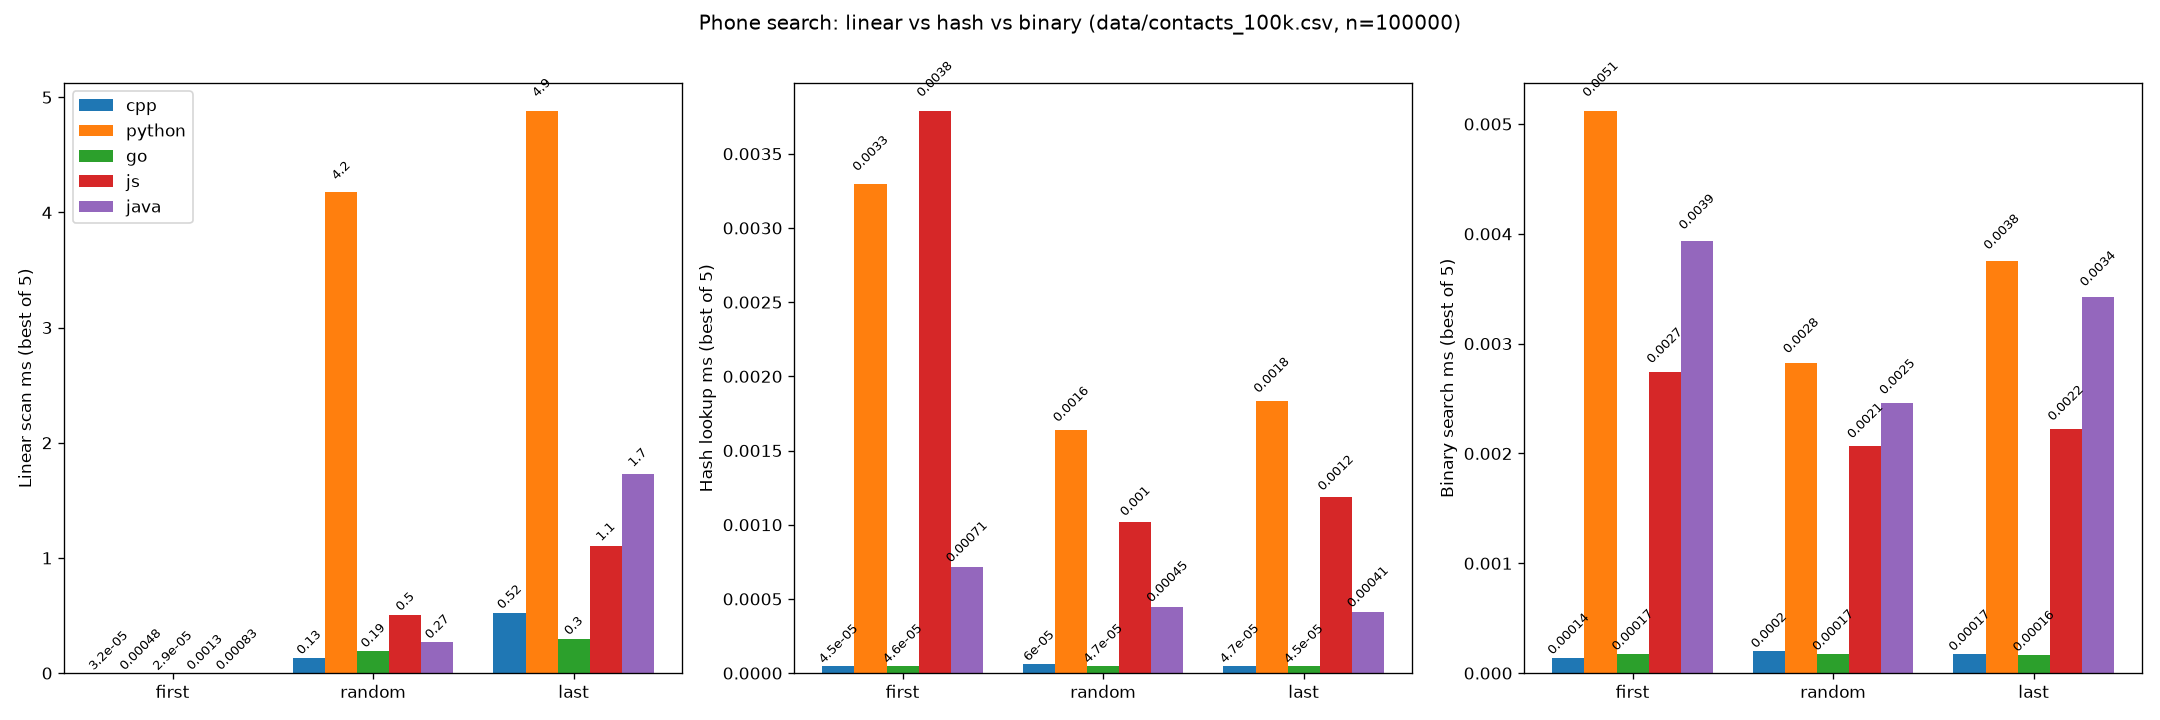

This figure's Python source:
#!/usr/bin/env python3
"""Grouped bar chart from benchmark/results.csv (best of 5 runs per cell).

Each language writes `ms` in its own float format (C++ setprecision(17),
Python repr, Go %g, JS double, Java Double.toString) — all are parsed with
a defensive float() that strips whitespace and skips bad rows with a
warning instead of crashing. Units are milliseconds in every language.

Usage:
    python3 benchmark/plot.py benchmark/results.csv benchmark/plot.png
"""

import argparse
import csv
import os
import sys

LANG_ORDER = ["cpp", "python", "go", "js", "java"]
CASE_ORDER = ["first", "middle", "random", "last", "miss"]
ALGO_ORDER = ["linear", "hash", "binary"]
GROUPS = [(c, a) for c in CASE_ORDER for a in ALGO_ORDER]
# For overview plots that still want the classic 3-case view
CASE_ORDER_CLASSIC = ["first", "random", "last"]


def parse_ms(raw, rowno):
    """Parse one ms cell from any of the 5 languages. Returns None if bad."""
    if raw is None:
        print(f"warn: row {rowno}: empty ms, skipped", file=sys.stderr)
        return None
    s = raw.strip().strip('"').strip()
    if not s:
        print(f"warn: row {rowno}: empty ms, skipped", file=sys.stderr)
        return None
    try:
        v = float(s)  # handles 0.005, 9.7e-05, 5.7e-05, 0.000318 alike
    except ValueError:
        print(f"warn: row {rowno}: unparsable ms {raw!r}, skipped", file=sys.stderr)
        return None
    if v != v or v in (float("inf"), float("-inf")):  # NaN / Inf
        print(f"warn: row {rowno}: non-finite ms {raw!r}, skipped", file=sys.stderr)
        return None
    if v < 0:
        print(f"warn: row {rowno}: negative ms {raw!r}, skipped", file=sys.stderr)
        return None
    return v


def load_best(path, n_filter=None):
    """Return (best[(lang, case, algo)], meta). best = min of runs.

    If n_filter is set, only rows with n == n_filter are considered.
    """
    best = {}
    skipped = 0
    dataset = "?"
    n = "?"
    with open(path, "r", encoding="utf-8", newline="") as f:
        reader = csv.DictReader(f)
        for rowno, row in enumerate(reader, start=2):
            try:
                lang = (row.get("language") or "").strip()
                case = (row.get("case") or "").strip()
                algo = (row.get("algo") or "").strip()
            except AttributeError:
                skipped += 1
                continue
            if lang not in LANG_ORDER or case not in CASE_ORDER or algo not in ALGO_ORDER:
                skipped += 1
                continue
            if n_filter is not None:
                try:
                    row_n = int((row.get("n") or "").strip())
                except ValueError:
                    skipped += 1
                    continue
                if row_n != n_filter:
                    continue
            v = parse_ms(row.get("ms"), rowno)
            if v is None:
                skipped += 1
                continue
            key = (lang, case, algo)
            if key not in best or v < best[key]:
                best[key] = v
            if dataset == "?":
                dataset = (row.get("dataset") or "?").strip()
                n = (row.get("n") or "?").strip()
    if skipped:
        print(f"warn: skipped {skipped} row(s)", file=sys.stderr)
    return best, dataset, n


def plot_line(input_path, output_path, case="last"):
    """Line chart: best-of-5 ms vs n, one line per language, per algo panel.

    Reads a multi-size results.csv (produced by `make run-benchmark-sizes`),
    groups best-of-5 by (lang, algo, case, n), and plots the runtime growth
    curves of all 5 languages overlaid on one graph (log-log so 50..1M fits).
    Defaults to the `last` case (index n-1, same position in every language,
    worst case for linear search) so the O(n) slope is visible.
    """
    import matplotlib

    matplotlib.use("Agg")
    import matplotlib.pyplot as plt

    best = {}  # (lang, algo, case, n) -> best ms
    with open(input_path, "r", encoding="utf-8", newline="") as f:
        for rowno, row in enumerate(csv.DictReader(f), start=2):
            lang = (row.get("language") or "").strip()
            algo = (row.get("algo") or "").strip()
            c = (row.get("case") or "").strip()
            try:
                n = int((row.get("n") or "").strip())
            except ValueError:
                continue
            if lang not in LANG_ORDER or algo not in ALGO_ORDER or c not in CASE_ORDER:
                continue
            v = parse_ms(row.get("ms"), rowno)
            if v is None:
                continue
            key = (lang, algo, c, n)
            if key not in best or v < best[key]:
                best[key] = v

    ns = sorted({n for (_, _, _, n) in best})
    if not ns:
        print("error: no plottable rows found", file=sys.stderr)
        return 1

    fig, axes = plt.subplots(1, 3, figsize=(18, 6))
    for ax, algo in zip(axes, ALGO_ORDER):
        for lang in LANG_ORDER:
            ys = [best.get((lang, algo, case, n), float("nan")) for n in ns]
            ax.plot(ns, ys, marker="o", label=lang)
        ax.set_xscale("log")
        ax.set_yscale("log")
        ax.set_xlabel("n (rows)")
        ax.set_ylabel("best-of-5 ms")
        ax.set_title(f"{algo} lookup ({case} position)")
        ax.grid(True, which="both", alpha=0.3)
    axes[0].legend()
    fig.suptitle("Runtime vs dataset size, all 5 languages")
    fig.tight_layout()
    fig.savefig(output_path, dpi=120)
    print(f"Wrote {output_path} ({len(ns)} sizes, {len(best)} cells).")
    return 0


def plot_unified(input_path, output_path):
    """Per-language line charts: one PNG per language, every algo x every case.

    5 charts (cpp/python/go/js/java), each with 15 series (3 algos x 5
    cases: first/middle/random/last/miss) of best-of-5 ms vs n on log-log axes, so each
    PNG shows every algo time on every case for that language. Color =
    algo, linestyle = case (first solid, middle dashdot, random dashed, last dotted, miss solid+marker).
    Log-log is required, not cosmetic: n spans 50..1M and linear-scan ms
    vs hash/binary us differ ~1000x, so linear axes would hide both the
    growth slope and the gap. Reads the multi-size results.csv from
    `make run-benchmark-sizes`. `output_path` is the cpp chart; the rest
    are named `plot-unified-<lang>.png`.
    """
    import matplotlib

    matplotlib.use("Agg")
    import matplotlib.pyplot as plt

    best = {}  # (lang, algo, case, nn) -> best ms
    with open(input_path, "r", encoding="utf-8", newline="") as f:
        for rowno, row in enumerate(csv.DictReader(f), start=2):
            lang = (row.get("language") or "").strip()
            algo = (row.get("algo") or "").strip()
            c = (row.get("case") or "").strip()
            if lang not in LANG_ORDER or algo not in ALGO_ORDER or c not in CASE_ORDER:
                continue
            try:
                nn = int((row.get("n") or "").strip())
            except ValueError:
                continue
            v = parse_ms(row.get("ms"), rowno)
            if v is None:
                continue
            key = (lang, algo, c, nn)
            if key not in best or v < best[key]:
                best[key] = v

    if not best:
        print("error: no plottable rows found", file=sys.stderr)
        return 1
    ns = sorted({nn for (_, _, _, nn) in best})

    algo_colors = {"linear": "tab:blue", "hash": "tab:orange", "binary": "tab:green"}
    case_styles = {"first": "-", "middle": "-.", "random": "--", "last": ":", "miss": "-"}
    out_dir = os.path.dirname(output_path) or "."
    stem = os.path.splitext(os.path.basename(output_path))[0]
    # `plot-unified-cpp.png` -> base `plot-unified`; bare `plot-unified`
    # stays as-is. One chart per language either way.
    base = stem[:-len("-cpp")] if stem.endswith("-cpp") else stem
    for lang in LANG_ORDER:
        fig, ax = plt.subplots(figsize=(10, 6))
        n_cells = 0
        for algo in ALGO_ORDER:
            for c in CASE_ORDER:
                ys = [best.get((lang, algo, c, n), float("nan")) for n in ns]
                # clamp 0 -> NaN for log scale (timer can return 0 on tiny n)
                ys = [float("nan") if y == 0 else y for y in ys]
                n_cells += sum(1 for y in ys if y == y)
                ax.plot(ns, ys, marker="o", markersize=4,
                        color=algo_colors[algo], linestyle=case_styles[c],
                        label=f"{algo}-{c}")
        if n_cells == 0:
            plt.close(fig)
            print(f"skip {lang}: no data", file=sys.stderr)
            continue
        ax.set_xscale("log")
        ax.set_yscale("log")
        ax.set_xlabel("n (rows)")
        ax.set_ylabel("best-of-5 ms (log scale)")
        ax.set_title(f"{lang}: every algo on every case vs n")
        ax.grid(True, which="both", alpha=0.3)
        ax.legend(title="algo-case", fontsize=7, ncol=3)
        fig.tight_layout()
        lang_path = os.path.join(out_dir, f"{base}-{lang}.png")
        fig.savefig(lang_path, dpi=120)
        plt.close(fig)
        print(f"Wrote {lang_path} ({lang}, {len(ns)} sizes, {n_cells} cells).")
    return 0


def plot_per_algo_cases(input_path, output_path):
    """Per-language grouped bars: x=algo, 3 bars best/avg/worst per algo.

    For each (lang, algo) at the largest n in the CSV:
      hit_cases = first/middle/random/last (all hits)
      best  = min(hit_cases)          — linear: first, hash: ~any, binary: middle
      worst = max(hit_cases + [miss]) — linear: miss/last, hash/binary: miss
      avg   = mean(hit_cases)         — linear ~n/2, hash/binary ~constant
    Log y scale is required: linear worst (ms) vs hash best (us) differ ~1000x.
    One PNG per language (5 total), 9 bars each (3 algos x 3 stats).
    """
    import matplotlib

    matplotlib.use("Agg")
    import matplotlib.pyplot as plt
    import math

    best = {}  # (lang, algo, case, nn) -> best ms
    with open(input_path, "r", encoding="utf-8", newline="") as f:
        for rowno, row in enumerate(csv.DictReader(f), start=2):
            lang = (row.get("language") or "").strip()
            algo = (row.get("algo") or "").strip()
            c = (row.get("case") or "").strip()
            if lang not in LANG_ORDER or algo not in ALGO_ORDER or c not in CASE_ORDER:
                continue
            try:
                nn = int((row.get("n") or "").strip())
            except ValueError:
                continue
            v = parse_ms(row.get("ms"), rowno)
            if v is None:
                continue
            key = (lang, algo, c, nn)
            if key not in best or v < best[key]:
                best[key] = v

    if not best:
        print("error: no plottable rows found", file=sys.stderr)
        return 1
    ns = sorted({nn for (_, _, _, nn) in best})
    n_max = ns[-1]
    hit_cases = ["first", "middle", "random", "last"]

    out_dir = os.path.dirname(output_path) or "."
    stem = os.path.splitext(os.path.basename(output_path))[0]
    base = stem[:-len("-cpp")] if stem.endswith("-cpp") else stem
    # also handle -python etc if user passes non-cpp
    for suffix in ["-python", "-go", "-js", "-java"]:
        if base.endswith(suffix):
            base = base[:-len(suffix)]
            break

    for lang in LANG_ORDER:
        # compute best/avg/worst per algo at n_max
        stats = {}  # algo -> (best, avg, worst)
        for algo in ALGO_ORDER:
            hit_vals = [best.get((lang, algo, c, n_max)) for c in hit_cases]
            hit_vals = [v for v in hit_vals if v is not None and v == v]
            miss_val = best.get((lang, algo, "miss", n_max))
            if not hit_vals:
                continue
            b = min(hit_vals)
            # worst includes miss if present
            worst_candidates = hit_vals + ([miss_val] if miss_val is not None and miss_val == miss_val else [])
            w = max(worst_candidates)
            a = sum(hit_vals) / len(hit_vals)
            stats[algo] = (b, a, w)

        if not stats:
            print(f"warn: no data for {lang} at n={n_max}, skipped", file=sys.stderr)
            continue

        # clamp 0 -> small epsilon for log scale
        for algo in list(stats.keys()):
            b, a, w = stats[algo]
            stats[algo] = (b if b > 0 else 1e-6, a if a > 0 else 1e-6, w if w > 0 else 1e-6)

        fig, ax = plt.subplots(figsize=(10, 6))
        x = range(len(ALGO_ORDER))
        width = 0.22
        colors = {"best": "tab:green", "avg": "tab:blue", "worst": "tab:red"}
        for i, label in enumerate(["best", "avg", "worst"]):
            vals = []
            for algo in ALGO_ORDER:
                if algo in stats:
                    vals.append(stats[algo][i])
                else:
                    vals.append(float("nan"))
            offs = [p + (i - 1) * width for p in x]
            bars = ax.bar(offs, vals, width=width, label=label, color=colors[label])
            for b, v in zip(bars, vals):
                if v == v and v > 0:
                    # place label slightly above bar; use log-aware offset
                    ax.text(b.get_x() + b.get_width() / 2, v * 1.08, f"{v:.2g}",
                            ha="center", va="bottom", fontsize=8, rotation=0)

        ax.set_xticks(list(x))
        ax.set_xticklabels(ALGO_ORDER)
        ax.set_yscale("log")
        ax.set_ylabel("best-of-5 ms (log scale)")
        ax.set_title(f"{lang}: best / avg / worst per algo (n={n_max})")
        ax.legend(title="case stat")
        ax.grid(True, which="both", axis="y", alpha=0.3)
        # annotate n and hit definition
        ax.text(0.02, 0.98, f"best=min(hit)  avg=mean(hit)  worst=max(hit,miss)\nhit=first/middle/random/last",
                transform=ax.transAxes, va="top", ha="left", fontsize=7,
                bbox=dict(boxstyle="round,pad=0.3", fc="white", alpha=0.7))
        fig.tight_layout()
        lang_path = os.path.join(out_dir, f"{base}-{lang}.png")
        fig.savefig(lang_path, dpi=120)
        plt.close(fig)
        print(f"Wrote {lang_path} ({lang}, n={n_max}, {len(stats)} algos).")
    return 0


def plot_mem(input_path, output_path):
    """Two-panel peak-memory bar chart from benchmark/mem/results.csv.

    Panel 1: profiler heap per language (Massif / tracemalloc / pprof /
    node --heap-prof / JFR-polled) — the guide's language-specific tools.
    Panel 2: kernel-measured peak process RSS (wait4/ru_maxrss) of the
    same batch program — one uniform yardstick across languages.
    x = the 6 dataset sizes (log), 5 grouped bars per size (lang colors),
    log y (Python's per-object overhead dwarfs C++ ~10-30x).
    """
    import matplotlib

    matplotlib.use("Agg")
    import matplotlib.pyplot as plt

    data = {}  # (lang, metric, n) -> MB
    with open(input_path, "r", encoding="utf-8", newline="") as f:
        for row in csv.DictReader(f):
            lang = (row.get("language") or "").strip()
            metric = (row.get("metric") or "").strip()
            try:
                n = int((row.get("n") or "").strip())
                mb = float((row.get("mb") or "").strip())
            except ValueError:
                continue
            if lang not in LANG_ORDER or metric not in ("profiler_heap", "peak_rss"):
                continue
            data[(lang, metric, n)] = mb

    if not data:
        print("error: no plottable rows found", file=sys.stderr)
        return 1
    ns = sorted({n for (_, _, n) in data})

    cycle = plt.rcParams["axes.prop_cycle"].by_key()["color"]
    lang_color = {lang: cycle[i % len(cycle)] for i, lang in enumerate(LANG_ORDER)}
    width = 0.8 / len(LANG_ORDER)

    panels = [
        ("profiler_heap", "Peak heap per language profiler (MB)"),
        ("peak_rss", "Peak process RSS, kernel wait4/ru_maxrss (MB)"),
    ]
    fig, axes = plt.subplots(1, 2, figsize=(16, 6))
    for ax, (metric, title) in zip(axes, panels):
        x = range(len(ns))
        for i, lang in enumerate(LANG_ORDER):
            vals = [data.get((lang, metric, n), float("nan")) for n in ns]
            offs = [p + (i - (len(LANG_ORDER) - 1) / 2) * width for p in x]
            bars = ax.bar(offs, vals, width=width, label=lang,
                          color=lang_color[lang])
            for b, v in zip(bars, vals):
                if v == v and v > 0:
                    ax.text(b.get_x() + b.get_width() / 2, v * 1.02, f"{v:.2g}",
                            ha="center", va="bottom", fontsize=7, rotation=45)
        ax.set_xticks(list(x))
        ax.set_xticklabels([str(n) for n in ns])
        ax.set_xlabel("n (rows)")
        ax.set_ylabel("MB (log scale)")
        ax.set_yscale("log")
        ax.set_title(title)
        ax.grid(True, which="both", axis="y", alpha=0.3)
    axes[0].legend()
    fig.suptitle("Peak memory across 5 implementations (all dataset sizes)")
    fig.tight_layout()
    fig.savefig(output_path, dpi=120)
    print(f"Wrote {output_path} ({len(ns)} sizes, {len(data)} cells).")
    return 0


def main():
    ap = argparse.ArgumentParser(description="Plot benchmark/results.csv (best of 5).")
    ap.add_argument("input", help="input CSV (benchmark/results.csv)")
    ap.add_argument("output", help="output PNG (benchmark/plot.png)")
    ap.add_argument("--line", action="store_true",
                    help="line chart of best-of-5 ms vs n (multi-size results.csv)")
    ap.add_argument("--case", choices=CASE_ORDER, default="last",
                    help="target case for the line chart (default: last)")
    ap.add_argument("--unified", action="store_true",
                    help="per-language line charts: one PNG per language, "
                    "every algo on every case vs n (log-log)")
    ap.add_argument("--per-algo", action="store_true",
                    help="per-language grouped bars: x=algo, 3 bars best/avg/worst per algo (log y)")
    ap.add_argument("--mem", action="store_true",
                    help="peak-memory bar chart from benchmark/mem/results.csv "
                    "(two panels: profiler heap + kernel peak RSS)")
    ap.add_argument("--n", type=int, default=None,
                    help="filter to this n for the overview plot (default: 100000; "
                    "use e.g. --n 50 to force the 50-row demo)")
    args = ap.parse_args()

    try:
        import matplotlib

        matplotlib.use("Agg")
        import matplotlib.pyplot as plt
    except ImportError:
        print("error: matplotlib not installed (pip install matplotlib)", file=sys.stderr)
        return 2

    if args.line:
        return plot_line(args.input, args.output, args.case)

    if args.unified:
        return plot_unified(args.input, args.output)

    if args.per_algo:
        return plot_per_algo_cases(args.input, args.output)

    if args.mem:
        return plot_mem(args.input, args.output)

    # Overview 3-panel plot: default to n=100k so a multi-size CSV
    # (from run-benchmark-sizes) does not collapse to n=50 (the min).
    n_filter = args.n if args.n is not None else 100000
    try:
        best, dataset, n = load_best(args.input, n_filter=n_filter)
    except FileNotFoundError:
        print(f"error: input not found: {args.input}", file=sys.stderr)
        return 1
    except OSError as e:
        print(f"error: cannot read {args.input}: {e}", file=sys.stderr)
        return 1

    if not best:
        # No rows for the requested n — fall back to unfiltered so the
        # command still produces something, but warn loudly.
        print(f"warn: no rows for n={n_filter}, falling back to all n", file=sys.stderr)
        try:
            best, dataset, n = load_best(args.input, n_filter=None)
        except (FileNotFoundError, OSError):
            pass
    if not best:
        print("error: no plottable rows found", file=sys.stderr)
        return 1

    # Three linear-scale panels (linear | hash | binary): ratios within a
    # panel are honest, and the us-scale hash/binary bars get their own axis
    # instead of being flattened by the ms-scale linear bars.
    # Missing combos -> NaN (gap, no bar). Use classic 3-case view for the
    # overview so it stays readable; full 5-case data is in unified/per-algo.
    width = 0.8 / len(LANG_ORDER)
    panels = [
        ("Linear scan ms (best of 5)", [(c, "linear") for c in CASE_ORDER_CLASSIC]),
        ("Hash lookup ms (best of 5)", [(c, "hash") for c in CASE_ORDER_CLASSIC]),
        ("Binary search ms (best of 5)", [(c, "binary") for c in CASE_ORDER_CLASSIC]),
    ]

    fig, axes = plt.subplots(1, 3, figsize=(18, 6))
    for ax, (ylabel, groups) in zip(axes, panels):
        x = range(len(groups))
        for i, lang in enumerate(LANG_ORDER):
            vals = [best.get((lang, c, a), float("nan")) for c, a in groups]
            offs = [p + (i - (len(LANG_ORDER) - 1) / 2) * width for p in x]
            bars = ax.bar(offs, vals, width=width, label=lang)
            for b, v in zip(bars, vals):
                if v == v and v > 0:  # not NaN
                    ax.text(b.get_x() + b.get_width() / 2, v * 1.02, f"{v:.2g}",
                            ha="center", va="bottom", fontsize=8, rotation=45)
        ax.set_xticks(list(x))
        ax.set_xticklabels([c for c, _ in groups])
        ax.set_ylabel(ylabel)
        ax.set_ylim(bottom=0)
    axes[0].legend()
    fig.suptitle(f"Phone search: linear vs hash vs binary ({dataset}, n={n})")
    fig.tight_layout()
    fig.savefig(args.output, dpi=120)
    print(f"Wrote {args.output} ({len(best)} cells).")

    # 9 per-group charts: one PNG per (case, algo), horizontal bars sorted
    # fastest-first. Same LANG_ORDER colors as the overview.
    cycle = plt.rcParams["axes.prop_cycle"].by_key()["color"]
    lang_color = {lang: cycle[i % len(cycle)] for i, lang in enumerate(LANG_ORDER)}
    out_dir = os.path.dirname(args.output) or "."
    stem = os.path.splitext(os.path.basename(args.output))[0]
    split_names = []
    for c, a in GROUPS:
        pairs = [(lang, best[(lang, c, a)])
                 for lang in LANG_ORDER if (lang, c, a) in best]
        pairs.sort(key=lambda p: p[1])  # fastest first
        fig1, ax1 = plt.subplots(figsize=(8, 5))
        if pairs:
            langs = [p[0] for p in pairs]
            vals = [p[1] for p in pairs]
            bars = ax1.barh(langs, vals,
                            color=[lang_color[lang] for lang in langs])
            for b, v in zip(bars, vals):
                ax1.text(v * 1.02, b.get_y() + b.get_height() / 2, f"{v:.4g}",
                         ha="left", va="center", fontsize=9)
            ax1.set_xlim(right=max(vals) * 1.25)
            ax1.invert_yaxis()  # fastest bar on top
        ax1.set_xlabel("ms (best of 5 runs)")
        ax1.set_title(f"{c}-{a} across languages, fastest first ({dataset}, n={n})")
        fig1.tight_layout()
        name = f"{stem}-{c}-{a}.png"
        split_path = os.path.join(out_dir, name)
        fig1.savefig(split_path, dpi=120)
        plt.close(fig1)
        split_names.append(name)
        print(f"Wrote {split_path}.")

    update_readme(out_dir, split_names)
    return 0


README_START = "<!-- PLOT-SPLITS:START -->"
README_END = "<!-- PLOT-SPLITS:END -->"


def update_readme(out_dir, split_names):
    """Rewrite the auto-generated image list in README.md (idempotent).

    Looks for README.md next to the benchmark/ dir and replaces everything
    between PLOT-SPLITS markers with one `![..](benchmark/...)` line per
    split image, so the 9 charts always land in the right place.
    """
    root = os.path.dirname(os.path.abspath(out_dir))
    readme = os.path.join(root, "README.md")
    try:
        with open(readme, "r", encoding="utf-8") as f:
            text = f.read()
    except OSError as e:
        print(f"warn: README update skipped (cannot read {readme}): {e}",
              file=sys.stderr)
        return
    if README_START not in text or README_END not in text:
        print("warn: README update skipped (markers not found)", file=sys.stderr)
        return
    bench_dir = os.path.basename(os.path.abspath(out_dir))
    lines = [f"![{os.path.splitext(n)[0].replace('plot-', '')}]"
             f"({bench_dir}/{n})" for n in split_names]
    block = README_START + "\n\n" + "\n".join(lines) + "\n\n" + README_END
    pre, _, rest = text.partition(README_START)
    _, _, post = rest.partition(README_END)
    with open(readme, "w", encoding="utf-8", newline="\n") as f:
        f.write(pre + block + post)
    print(f"Updated image list in {readme}.")


if __name__ == "__main__":
    raise SystemExit(main())
